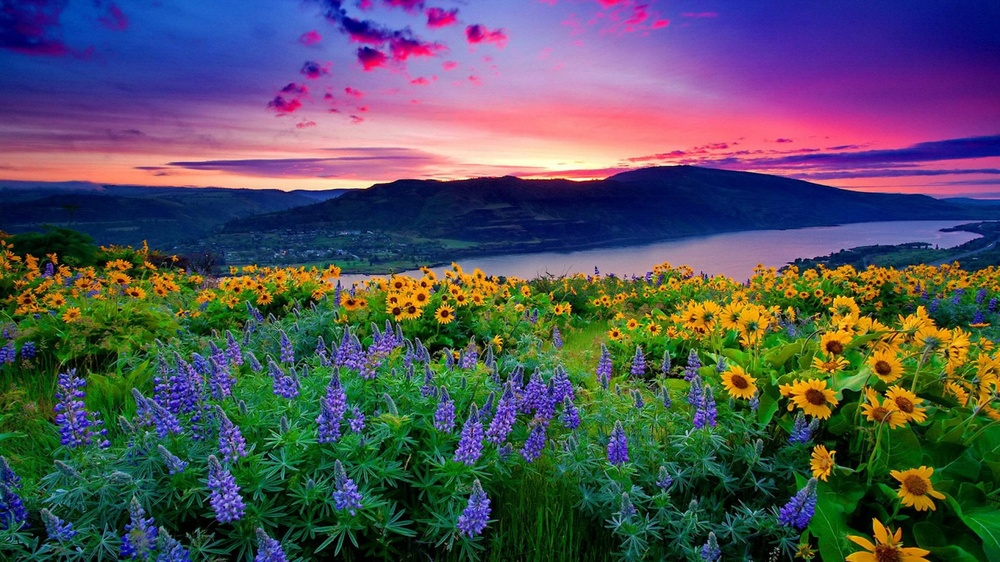
#> input picture project1/origin.jpg, 1000 x 562 px, shrunk from 1920 x 1080 before the run
$ jupyter execute 21127014.ipynb
#> lines starting #> are read from the running program, lines starting #| are printed output that depends on the picture
# <center>**Project 1 : COLOR COMPRESSION** </center>
**Subject**        : Applied Mathematics and Statistics for Imformation Technology <br>
**Student Name**   : Phạm Hồng Gia Bảo <br>
**Student ID**     : 21127014 <br>
**Class**          : 21CLC07 <br>

### Import library

[cell 1]
import matplotlib.pyplot as plt
import numpy as np
from PIL import Image

### k-Means Clustering

## distance between each pixel and centroids

[cell 2]
def kmeans(img, clusteringNumber, max_iter, centroid="random"): # Đầu tiên, ta khởi tạo vị trí các centroids (random or in_pixels) dựa trên biến centroid
    if centroid == "in_pixels":
        centroids = img[
            np.random.choice(img.shape[0], size = clusteringNumber, replace = False)
        ]
    elif centroid == "random":
        centroids = np.random.randint(0, 255, size = (clusteringNumber, img.shape[1]))
    else:
        raise ValueError('centroid must be "random" or "in_pixels"')

    for i in range(max_iter):
        # tính khoảng cách giữa các pixel và các centroids
        distance = np.linalg.norm(img - centroids[:, np.newaxis], axis=2)
        # gán nhãn cho các pixel
        labels = np.argmin(distance, axis=0)
        # cập nhật lại các centroid
        means = []
        for j in range(clusteringNumber):
            # gán từng điểm ảnh vào tâm cụm gần nhất
            means.append(img[labels == j].mean(axis=0))
        means = np.array(means)
        for i in range(clusteringNumber):
            if len(means[i]) != 0:
                # cập nhật lại các tâm cụm dựa trên giá trị trung bình của tất cả các điểm ảnh được gán cho mỗi tâm cụm
                centroids[i] = means[i]
    return centroids, labels

### Save Image as format defined

[cell 3]
def saveImg(name_img, colorClustering, label, formatPic):
    outImg = Image.fromarray(name_img)
    outImg.save("centroids_" + label + "_" + colorClustering + formatPic)

### Resize Image

[cell 4]
def resizeImg(raw_img):
    img = np.array(raw_img)
    height, width = img.shape[0], img.shape[1]
    img = img.reshape(height * width, img.shape[2])
    return img, height, width

### Define format to save IMG

[cell 5]
def optionFormatPic():
    print('****************************** Output Format ***********************************')
    print('Enter 1 : Output as PNG file')
    print('Enter 2 : Output as JPG file')
    print('Enter 3 : Output as PDF file')
    option = int(input('Choose option : '))
    print('********************************************************************************')
    if (option == 1):
        return '.png'
    if (option == 2):
        return '.jpg'
    if (option == 3):
        return '.pdf'

### Define way to init centroids

[cell 6]
def optionInitCentroids():
    print('*************************** Init Centroids ****************************************')
    print('Enter 1: in_pixels --> centroid is a random pixels of original image')
    print('Enter 2: random    --> centroid has c channels, with c is initial random in [0,255]')
    option = int(input('Choose  Init Centroids : '))
#> the answer given: 1
    print('***********************************************************************************')
    if (option == 1):
        return 'in_pixels'
    if (option == 2):
        return  'random'

### Process IMG for the controids defined

[cell 7]
# Xử lý hình ảnh bằng cách sử dụng thuật toán
# k-means để nén hình ảnh ban đầu thành các phiên bản
# nhỏ hơn với số lượng màu sắc khác nhau.
def processingImg(raw_img, formatPic, centroids_list):
    img_sol = []
    img_sol.append(raw_img)

    for colorClustering in [3, 5, 7]:
        resultImg, height, width = resizeImg(raw_img)
        centroids, labels = kmeans(resultImg, colorClustering, 10, centroids_list)

        # dán nhãn lại cho các pixels của centroid
        for k in range(centroids.shape[0]):
            resultImg[labels == k] = centroids[k]

        resultImg = resultImg.astype("uint8")
        resultImg = resultImg.reshape(height, width, 3)
        img_sol.append(resultImg.copy())
        # Lưu hình ảnh đã nén với số lượng màu sắc tương ứng vào định dạng được chỉ định
        typeProcessing = centroids_list
        cluster_str = str(colorClustering)
        saveImg(resultImg, cluster_str, typeProcessing, formatPic)
    # Vẽ hình ảnh kết quả trên plot với số lượng màu sắc tương ứng để dễ dàng so sánh sự khác biệt
    plot_iter = 1
    demo, axis = plt.subplots(1, 3, figsize=(12, 8), layout="constrained")

    for i, k in [(0, 3), (1, 5), (2, 7)]:
        axis[i].set_title(f"centroids {centroids_list} with K = {k}")
        axis[i].imshow(img_sol[plot_iter])
        plot_iter += 1
    plt.tight_layout()

### Main function to call all input needed

[cell 8]
def main():
    init_centroids_list = optionInitCentroids()

    name_img = input("Choose Image Name : ")
#> the answer given: origin.jpg

    raw_img = Image.open(name_img)
#> raw_img is the input picture: PIL image 1000x562 RGB; mean R, G, B 81.7, 81.7, 91.3

    formatPic = optionFormatPic()
#> the answer given: 1

    processingImg(raw_img, formatPic, init_centroids_list)
#> the loop in processingImg, `for colorClustering in [3, 5, 7]:` made 3 passes
#> centroids on pass 1: [[61, 78, 87], [80, 78, 88], [103, 92, 100]]
#> pass 1, in processingImg, `resultImg = resultImg.reshape(height, width, 3)`:
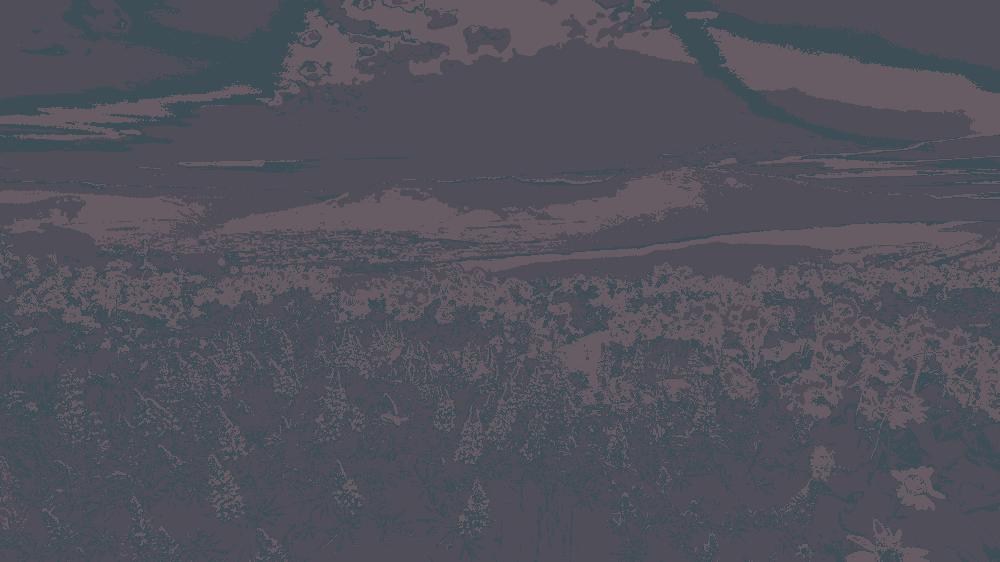
#> resultImg: shape (562, 1000, 3); mean of channels 0, 1, 2 81.2, 81.3, 90.6; drawn as R, G, B
#> pass 2, in processingImg, `resultImg = resultImg.reshape(height, width, 3)`:
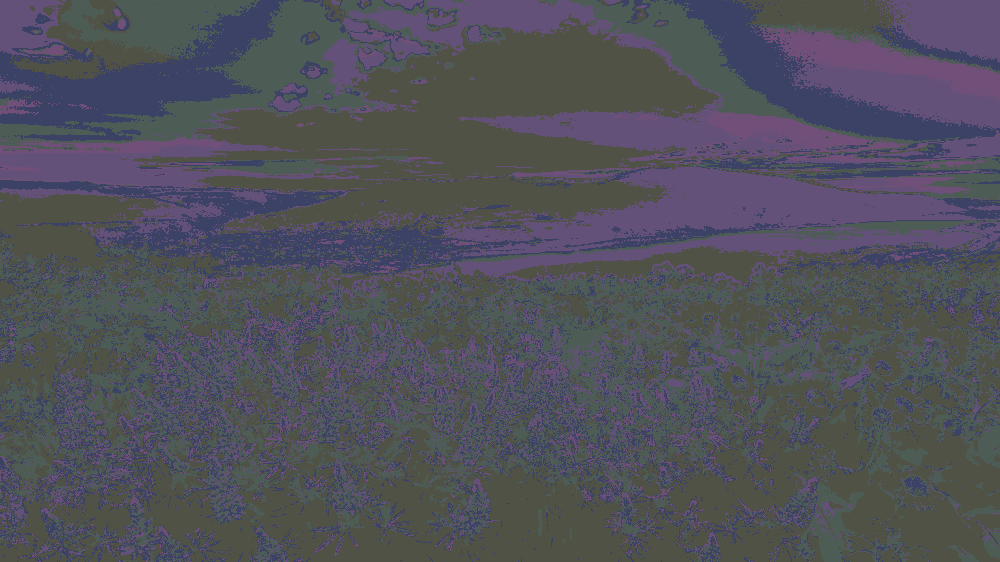
#> resultImg: shape (562, 1000, 3); mean of channels 0, 1, 2 81.1, 81.3, 90.9; drawn as R, G, B
#> pass 3, in processingImg, `resultImg = resultImg.reshape(height, width, 3)`:
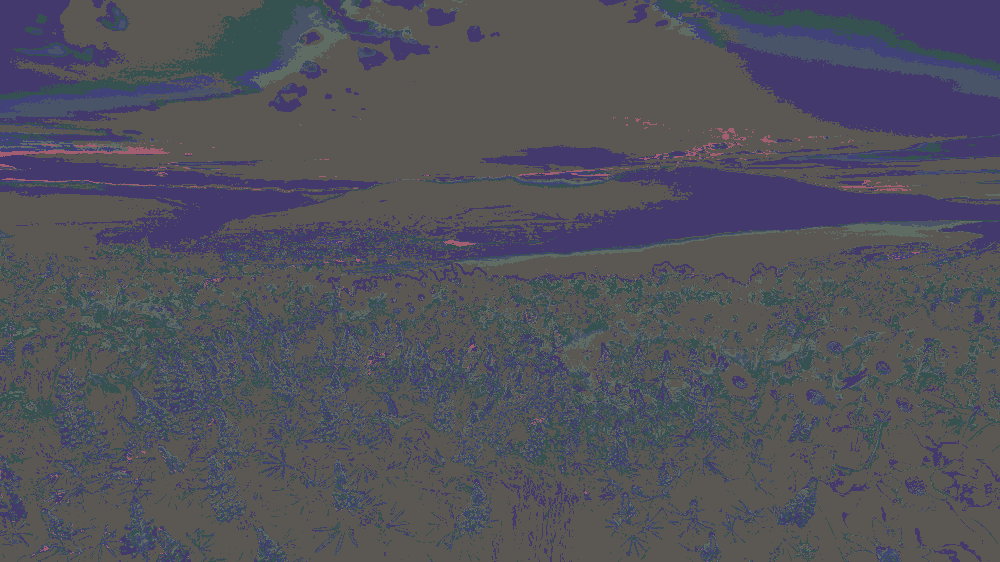
#> resultImg: shape (562, 1000, 3); mean of channels 0, 1, 2 81.3, 80.9, 90.7; drawn as R, G, B
#> after the loop in processingImg, `for colorClustering in [3, 5, 7]:`: img_sol = 4 items
#> after the loop in processingImg, `for i, k in [(0, 3), (1, 5), (2, 7)]:`: plot_iter = 4

[cell 9]
if __name__ == "__main__":
    main()
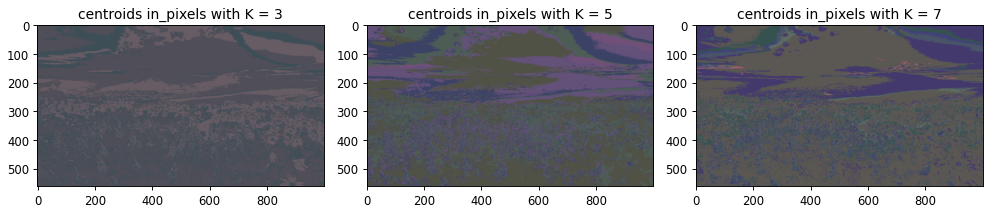
#> figure drawn by matplotlib, 3 panels
